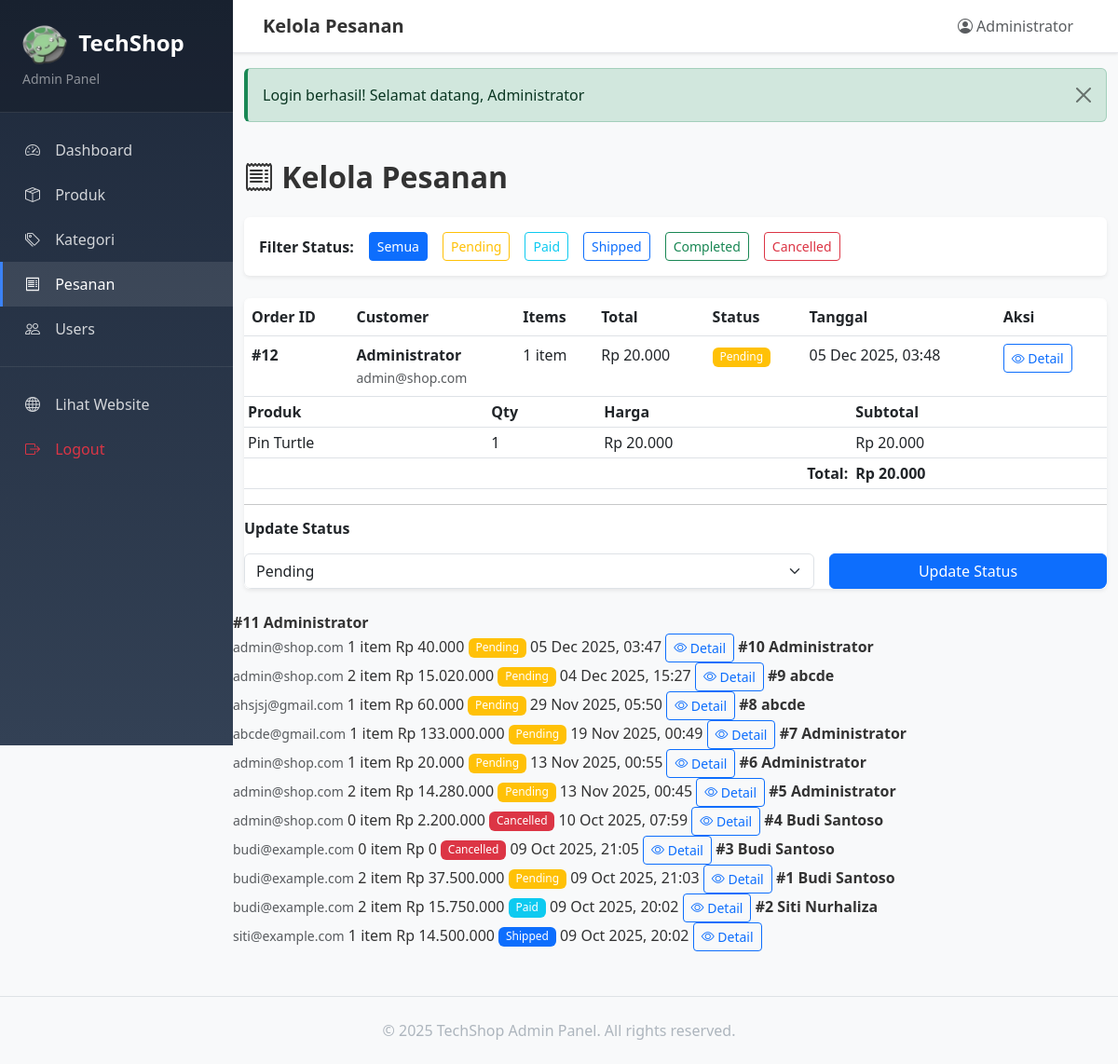
The app's page /admin/orders.php (signed in) with its own data.
### tables this page shows
CREATE TABLE `orders` (
  `id` int(11) NOT NULL,
  `user_id` int(11) NOT NULL,
  `total` decimal(12,2) NOT NULL,
  `status` enum('pending','paid','shipped','completed','cancelled') DEFAULT 'pending',
  `shipping_address` text DEFAULT NULL,
  `shipping_phone` varchar(20) DEFAULT NULL,
  `shipping_city` varchar(100) DEFAULT NULL,
  `shipping_postal_code` varchar(10) DEFAULT NULL,
  `notes` text DEFAULT NULL,
  `created_at` timestamp NULL DEFAULT current_timestamp(),
  `updated_at` timestamp NULL DEFAULT current_timestamp() ON UPDATE current_timestamp()
);

CREATE TABLE `users` (
  `id` int(11) NOT NULL,
  `name` varchar(100) NOT NULL,
  `email` varchar(100) NOT NULL,
  `password` varchar(255) NOT NULL COMMENT 'Prototype: MD5 hash (HARUS MIGRASI ke password_hash)',
  `is_admin` tinyint(1) DEFAULT 0 COMMENT '0=Customer, 1=Admin',
  `created_at` timestamp NULL DEFAULT current_timestamp()
);

CREATE TABLE `order_items` (
  `id` int(11) NOT NULL,
  `order_id` int(11) NOT NULL,
  `product_id` int(11) NOT NULL,
  `product_name` varchar(150) NOT NULL,
  `quantity` int(11) NOT NULL,
  `price` decimal(12,2) NOT NULL COMMENT 'Harga saat pembelian'
);

### db.php (called while the page is built, shortened)
<?php
function clean($string) {
    return htmlspecialchars(trim($string), ENT_QUOTES, 'UTF-8');
}
?>

### config.php (called while the page is built, shortened)
<?php
function format_rupiah($number) {
    return "Rp " . number_format($number, 0, ',', '.');
}
?>

### admin/orders.php (the view, shortened to what this page needs)
<?php
require_once '../db.php';
require_once '../config.php';
$filter_status = isset($_GET['status']) ? escape($_GET['status']) : '';
$where = !empty($filter_status) ? "WHERE o.status = '$filter_status'" : "";
$query = "SELECT o.*, u.name as customer_name, u.email as customer_email,
          (SELECT COUNT(*) FROM order_items WHERE order_id = o.id) as item_count
          FROM orders o
          JOIN users u ON o.user_id = u.id
          $where
          ORDER BY o.created_at DESC";
$orders = mysqli_query($conn, $query);
include 'header_admin.php';
?>
<div class="container-fluid py-4">
    <h2 class="fw-bold mb-4"><i class="bi bi-receipt"></i> Kelola Pesanan</h2>
    <div class="card border-0 shadow-sm mb-4">
        <div class="card-body">
            <div class="row g-3 align-items-center">
                <div class="col-auto">
                    <strong>Filter Status:</strong>
                </div>
                <div class="col-auto">
                    <a href="<?php echo BASE_URL; ?>/admin/orders.php"
                       class="btn btn-sm <?php echo empty($filter_status) ? 'btn-primary' : 'btn-outline-secondary'; ?>">
                        Semua
                    </a>
                </div>
                <div class="col-auto">
                    <a href="?status=pending"
                       class="btn btn-sm <?php echo ($filter_status == 'pending') ? 'btn-warning' : 'btn-outline-warning'; ?>">
                        Pending
                    </a>
                </div>
                <div class="col-auto">
                    <a href="?status=paid"
                       class="btn btn-sm <?php echo ($filter_status == 'paid') ? 'btn-info' : 'btn-outline-info'; ?>">
                        Paid
                    </a>
                </div>
                <div class="col-auto">
                    <a href="?status=shipped"
                       class="btn btn-sm <?php echo ($filter_status == 'shipped') ? 'btn-primary' : 'btn-outline-primary'; ?>">
                        Shipped
                    </a>
                </div>
                <div class="col-auto">
                    <a href="?status=completed"
                       class="btn btn-sm <?php echo ($filter_status == 'completed') ? 'btn-success' : 'btn-outline-success'; ?>">
                        Completed
                    </a>
                </div>
                <div class="col-auto">
                    <a href="?status=cancelled"
                       class="btn btn-sm <?php echo ($filter_status == 'cancelled') ? 'btn-danger' : 'btn-outline-danger'; ?>">
                        Cancelled
                    </a>
                </div>
            </div>
        </div>
    </div>
    <div class="card border-0 shadow-sm">
        <div class="card-body p-0">
            <div class="table-responsive">
                <table class="table table-hover mb-0">
                    <thead class="bg-light">
                        <tr>
                            <th>Order ID</th>
                            <th>Customer</th>
                            <th>Items</th>
                            <th>Total</th>
                            <th>Status</th>
                            <th>Tanggal</th>
                            <th>Aksi</th>
                        </tr>
                    </thead>
                    <tbody>
                        <?php if (mysqli_num_rows($orders) > 0): ?>
                            <?php while ($order = mysqli_fetch_assoc($orders)): ?>
                                <tr>
                                    <td><strong>#<?php echo $order['id']; ?></strong></td>
                                    <td>
                                        <strong><?php echo clean($order['customer_name']); ?></strong><br>
                                        <small class="text-muted"><?php echo clean($order['customer_email']); ?></small>
                                    </td>
                                    <td><?php echo $order['item_count']; ?> item</td>
                                    <td><?php echo format_rupiah($order['total']); ?></td>
                                    <td>
                                        <?php
                                        $badge_class = '';
                                        switch ($order['status']) {
                                            case 'pending': $badge_class = 'bg-warning'; break;
                                            case 'paid': $badge_class = 'bg-info'; break;
                                            case 'shipped': $badge_class = 'bg-primary'; break;
                                            case 'cancelled': $badge_class = 'bg-danger'; break;
                                        }
                                        ?>
                                        <span class="badge <?php echo $badge_class; ?>">
                                            <?php echo ucfirst($order['status']); ?>
                                        </span>
                                    </td>
                                    <td><?php echo date('d M Y, H:i', strtotime($order['created_at'])); ?></td>
                                    <td>
                                        <button type="button" class="btn btn-sm btn-outline-primary"
                                                data-bs-toggle="modal" data-bs-target="#orderModal<?php echo $order['id']; ?>">
                                            <i class="bi bi-eye"></i> Detail
                                        </button>
                                    </td>
                                </tr>
                                <div class="modal fade" id="orderModal<?php echo $order['id']; ?>" tabindex="-1">
                                    <div class="modal-dialog modal-lg">
                                        <div class="modal-content">
                                            <div class="modal-body">
                                                <?php
                                                $items_query = "SELECT * FROM order_items WHERE order_id = {$order['id']}";
                                                $items = mysqli_query($conn, $items_query);
                                                ?>
                                                <table class="table table-sm">
                                                    <thead>
                                                        <tr>
                                                            <th>Produk</th>
                                                            <th>Qty</th>
                                                            <th>Harga</th>
                                                            <th>Subtotal</th>
                                                        </tr>
                                                    </thead>
                                                    <tbody>
                                                        <?php while ($item = mysqli_fetch_assoc($items)): ?>
                                                            <tr>
                                                                <td><?php echo clean($item['product_name']); ?></td>
                                                                <td><?php echo $item['quantity']; ?></td>
                                                                <td><?php echo format_rupiah($item['price']); ?></td>
                                                                <td><?php echo format_rupiah($item['price'] * $item['quantity']); ?></td>
                                                            </tr>
                                                        <?php endwhile; ?>
                                                    </tbody>
                                                    <tfoot>
                                                        <tr>
                                                            <td colspan="3" class="text-end"><strong>Total:</strong></td>
                                                            <td><strong><?php echo format_rupiah($order['total']); ?></strong></td>
                                                        </tr>
                                                    </tfoot>
                                                </table>
                                                <hr>
                                                <h6 class="fw-bold mb-3">Update Status</h6>
                                                <form method="POST" action="">
                                                    <div class="row g-3">
                                                        <div class="col-md-8">
                                                            <select class="form-select" name="status" required>
                                                                <option value="pending" <?php echo ($order['status'] == 'pending') ? 'selected' : ''; ?>>Pending</option>
                                                            </select>
                                                        </div>
                                                        <div class="col-md-4">
                                                            <button type="submit" name="update_status" class="btn btn-primary w-100">
                                                                Update Status
                                                            </button>
                                                        </div>
                                                    </div>
                                                </form>
                                            </div>
                                        </div>
                                    </div>
                                </div>
                            <?php endwhile; ?>
                        <?php endif; ?>
                    </tbody>
                </table>
            </div>
        </div>
    </div>
</div>
<?php include 'footer_admin.php'; ?>

### css/style.css (style rules this page uses)
:root { --primary-color: #0d6efd; --secondary-color: #6c757d; --success-color: #198754; --danger-color: #dc3545; --warning-color: #ffc107; --info-color: #0dcaf0; --dark-color: #212529; --light-bg: #f8f9fa; }
body { font-family: 'Segoe UI', Tahoma, Geneva, Verdana, sans-serif; color: #333; }
.btn { transition: all 0.3s ease; }
.card { transition: box-shadow 0.3s ease; }
.badge { font-weight: 500; padding: 0.35em 0.65em; }
.table-responsive { border-radius: 0.5rem; overflow: hidden; }
.table thead { font-weight: 600; }
.table-hover tbody tr { transition: background-color 0.2s ease; }
.modal-content { border-radius: 1rem; }

### admin/header_admin.php (style rules this page uses)
:root { --sidebar-width: 250px; }
body { background-color: #f8f9fa; }

### records on screen
orders: id "12", user.name "Administrator", user.email "admin@shop.com", item_count "1", total "Rp 20.000", status "Pending", created_at "05 Dec 2025, 03:48"
order_items: product_name "Pin Turtle", quantity "1", price "Rp 20.000", format_rupiah($item['price'] * $item['quantity']) "Rp 20.000"
orders: id "11", user.name "Administrator", user.email "admin@shop.com", item_count "1", total "Rp 40.000", status "Pending", created_at "05 Dec 2025, 03:47"
orders: id "10", user.name "Administrator", user.email "admin@shop.com", item_count "2", total "Rp 15.020.000", status "Pending", created_at "04 Dec 2025, 15:27"
orders: id "9", user.name "abcde", user.email "ahsjsj@gmail.com", item_count "1", total "Rp 60.000", status "Pending", created_at "29 Nov 2025, 05:50"
orders: id "8", user.name "abcde", user.email "abcde@gmail.com", item_count "1", total "Rp 133.000.000", status "Pending", created_at "19 Nov 2025, 00:49"
orders: id "7", user.name "Administrator", user.email "admin@shop.com", item_count "1", total "Rp 20.000", status "Pending", created_at "13 Nov 2025, 00:55"
orders: id "6", user.name "Administrator", user.email "admin@shop.com", item_count "2", total "Rp 14.280.000", status "Pending", created_at "13 Nov 2025, 00:45"
orders: id "5", user.name "Administrator", user.email "admin@shop.com", item_count "0", total "Rp 2.200.000", status "Cancelled", created_at "10 Oct 2025, 07:59"
orders: id "4", user.name "Budi Santoso", user.email "budi@example.com", item_count "0", total "Rp 0", status "Cancelled", created_at "09 Oct 2025, 21:05"
orders: id "3", user.name "Budi Santoso", user.email "budi@example.com", item_count "2", total "Rp 37.500.000", status "Pending", created_at "09 Oct 2025, 21:03"
orders: id "1", user.name "Budi Santoso", user.email "budi@example.com", item_count "2", total "Rp 15.750.000", status "Paid", created_at "09 Oct 2025, 20:02"
orders: id "2", user.name "Siti Nurhaliza", user.email "siti@example.com", item_count "1", total "Rp 14.500.000", status "Shipped", created_at "09 Oct 2025, 20:02"

### other values on screen
$page_title "Kelola Pesanan"
$_SESSION['user_name'] "Administrator"
$flash['message'] "Login berhasil! Selamat datang, Administrator"
